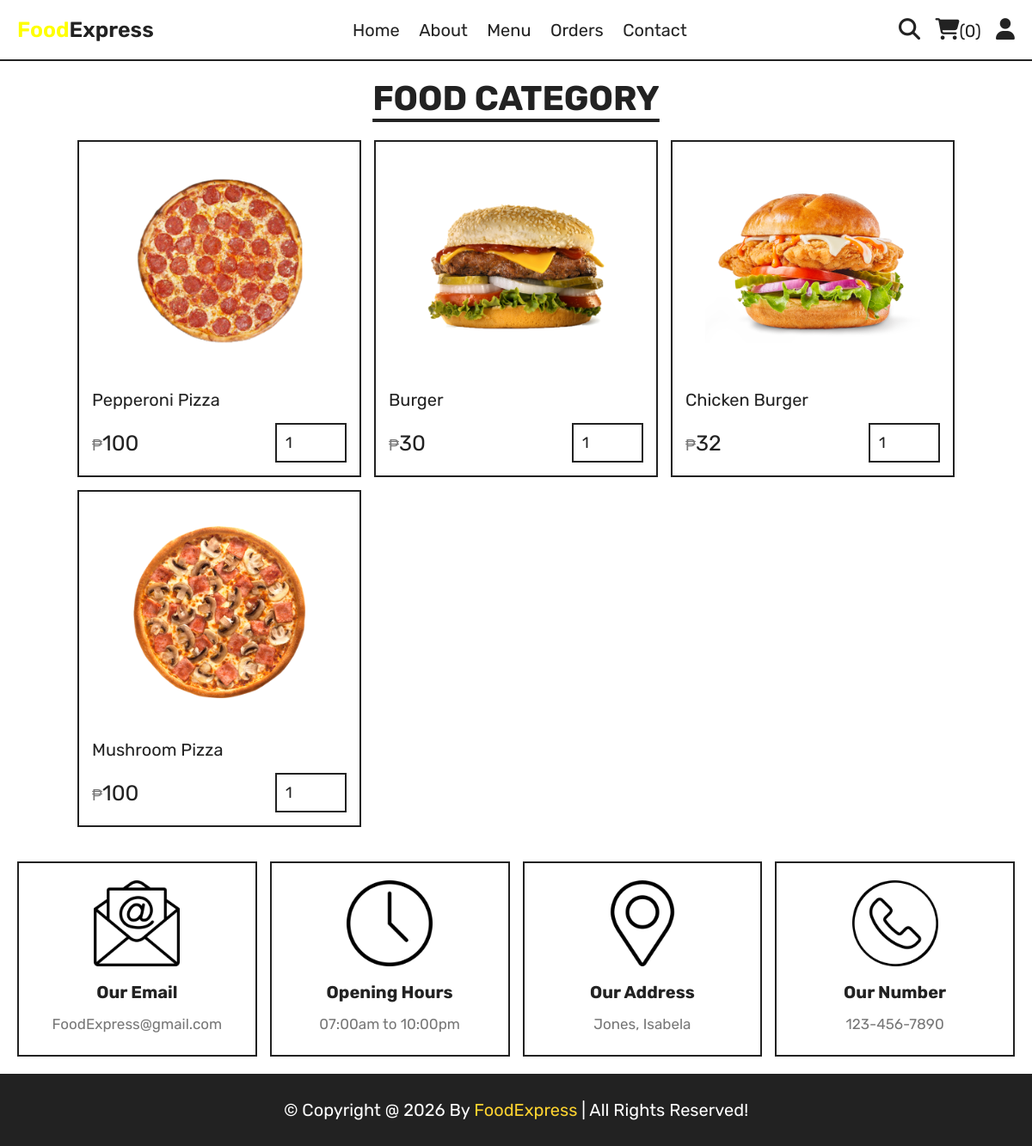
/category.php?category=fast food, run on the app's committed database.
### tables this page shows
CREATE TABLE `products` (
  `id` int(100) NOT NULL AUTO_INCREMENT,
  `name` varchar(100) NOT NULL,
  `category` varchar(100) NOT NULL,
  `quantity` int(50) NOT NULL DEFAULT 0,
  `price` int(10) NOT NULL,
  `image` varchar(100) NOT NULL,
  PRIMARY KEY (`id`)
);

### category.php (the view, shortened to what this page needs)
<?php
include 'components/connect.php';
?>
<!DOCTYPE html>
<html lang="en">
<head>
   <link rel="stylesheet" href="https://cdnjs.cloudflare.com/ajax/libs/font-awesome/6.1.1/css/all.min.css">
   <link rel="stylesheet" href="css/style.css">
</head>
<body>
<?php include 'components/user_header.php'; ?>
<section class="products">
   <h1 class="title">food category</h1>
   <div class="box-container">
      <?php
         $category = $_GET['category'];
         $select_products = $conn->prepare("SELECT * FROM `products` WHERE category = ?");
         $select_products->execute([$category]);
         if($select_products->rowCount() > 0){
            while($fetch_products = $select_products->fetch(PDO::FETCH_ASSOC)){
      ?>
      <form action="" method="post" class="box">
         <img src="uploaded_img/<?= $fetch_products['image']; ?>" alt="">
         <div class="name"><?= $fetch_products['name']; ?></div>
         <div class="flex">
            <div class="price"><span>₱</span><?= $fetch_products['price']; ?></div>
            <input type="number" name="qty" class="qty" min="1" max="99" value="1" maxlength="2">
         </div>
      </form>
      <?php
            }
         }else{
            echo '<p class="empty">no products added yet!</p>';
         }
      ?>
   </div>
</section>
<?php include 'components/footer.php'; ?>
</body>
</html>

### css/style.css (style rules this page uses)
:root { --yellow:#fed330; --red:#e74c3c; --white:#fff; --black:#222; --light-color:#777; --border:.2rem solid var(--black); }
* { font-family: 'Rubik', sans-serif; margin:0; padding:0; box-sizing: border-box; outline: none; border: none; text-decoration: none; }
html { font-size: 62.5%; overflow-x: hidden; scroll-behavior: smooth; stop-opacity: 7rem; }
section { margin:0 auto; max-width: 1200px; padding:2rem; }
.title { text-align: center; margin-bottom: 2.5rem; font-size: 4rem; color:var(--black); text-transform: uppercase; text-decoration: underline; text-underline-offset: 1rem; }
.products .box-container { display: grid; grid-template-columns: repeat(auto-fit, 33rem); justify-content: center; align-items: flex-start; gap:1.5rem; }
.products .box-container .box { border:var(--border); padding:1.5rem; position: relative; overflow: hidden; }
.products .box-container .box img { height: 25rem; width: 100%; object-fit: contain; margin-bottom: 1rem; }
.products .box-container .box .name { font-size: 2rem; color:var(--black); margin:1rem 0; }
.products .box-container .box .flex { display: flex; align-items: center; gap:1rem; margin-top: 1.5rem; }
.products .box-container .box .flex .price { margin-right: auto; font-size: 2.5rem; color:var(--black); }
.products .box-container .box .flex .price span { color:var(--light-color); font-size: 1.8rem; }
.products .box-container .box .flex .qty { padding:1rem; border:var(--border); font-size: 1.8rem; color:var(--black); }

### data on the page
products: image (picture), name "Pepperoni Pizza", price "100"
products: image (picture), name "Burger", price "30"
products: image (picture), name "Chicken Burger", price "32"
products: image (picture), name "Mushroom Pizza", price "100"

### other printed values
$total_cart_items "0"
